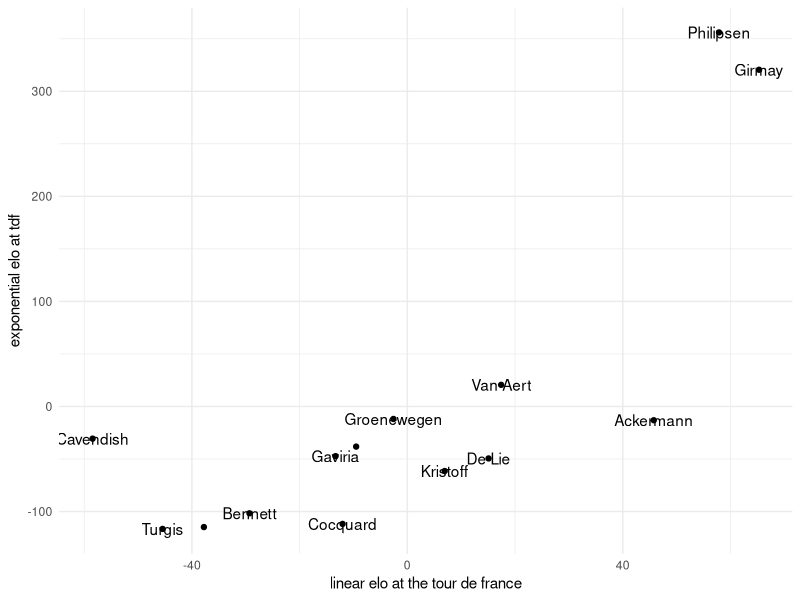
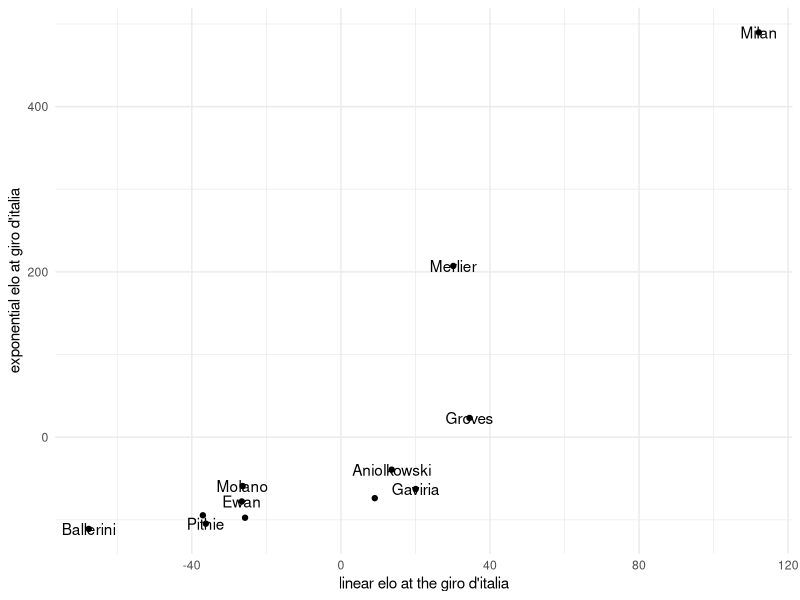

The R script that drew these images, in order:
#Goal: Elo for sprinters in tdf 2024


#step 1: get dataset with all proper sprinters in tdf and all their sprint results

library(readr)
headtohead <- read_csv("tdf_headtohead.csv")
giro_h2h <-read_csv("giro_headtohead.csv")

#step 2: do the elo process

num_riders <- function(rider_vector){
  return (length(rider_vector))
}

#finds the expected score of a rider based on their
ex_score <- function(elo_vector, rider){
  sum <- 0 
  rider_elo <- elo_vector[rider]
  num_riders <- num_riders(elo_vector)
  for (i in 1:num_riders){
    if(i != rider){
      h2hscore <- 1/(1+10^((elo_vector[i]-rider_elo)/400))
      sum = sum + h2hscore
    }
  }
  ex_score <- (2*sum)/(num_riders*(num_riders-1))
  return(ex_score)
}

#setting up the values for each place (can change scaling)
linear_score_vector <- function(num){
  score_values <- vector(length=num)
  for (i in 1:num){
    score <- 2*(num-i)/(num*(num-1))
    score_values[i]<-score
  }
  return (score_values)
}

exponential_score_vector <- function(num, alpha){
  score_values <- vector(length = num)
  for (i in 1:num){
    denominator <- 0
    for (n in 1:num){
      denominator <- denominator + alpha^(num-n)-1
    }
    score <- (alpha^(num-i)-1)/(denominator)
    score_values[i]<-score
  }
  return (score_values)
}

update <- function(scoring_vector, elo_vector, stage_vector, rider){
  actual_result <- scoring_vector[stage_vector[rider]]
  expected_result <- ex_score(elo_vector, rider)
  updated_elo = elo_vector[rider] + 20*(num_riders(elo_vector)-1)*(actual_result-expected_result)
  return (updated_elo)
}

elo <- function(df, scoring_vector){
  rider_vector <- unlist(df[1])
  elo_vector <- unlist(df[ncol(df)])
  num_riders <- num_riders(elo_vector)
  for (x in 2:(ncol(df)-1)){
    updated_elo <- vector(length=num_riders)
    stage <- unlist(df[x])
    for (i in 1:num_riders){
      rider_elo <- update(scoring_vector, elo_vector, stage, i)
      updated_elo[i] <- rider_elo
    }
    elo_vector <- updated_elo
  }
  return (updated_elo)
}

scores_14 <- linear_score_vector(14)
scores_12 <- linear_score_vector(12)

exp_2_14 <- exponential_score_vector(14, 2)
exp_2_12 <- exponential_score_vector(12, 2)

rider_elo_tdf <- elo(headtohead,scores_14)
rider_elo_exp2_tdf <- elo(headtohead,exp_2_14)
rider_elo_tdf_df <- data.frame(headtohead$...1,rider_elo_tdf,rider_elo_exp2_tdf)

rider_elo_giro <- elo(giro_h2h,scores_12)
rider_elo_exp2_giro <- elo(giro_h2h,exp_2_12)
rider_elo_giro_df <- data.frame(giro_h2h$...1,rider_elo_giro,rider_elo_exp2_giro)


#plotting 

library(ggplot2)
tdf <- ggplot(data = rider_elo_tdf_df, aes(x=rider_elo_tdf,y=rider_elo_exp2_tdf)) +
  geom_point() +
  geom_text(label=rider_elo_tdf_df$headtohead....1,check_overlap = TRUE) +
  labs(x="linear elo at the tour de france", y="exponential elo at tdf") +
  theme_minimal() 
tdf

giro <- ggplot(data = rider_elo_giro_df, aes(x=rider_elo_giro,y=rider_elo_exp2_giro)) +
  geom_point() +
  geom_text(label=rider_elo_giro_df$giro_h2h....1,check_overlap = TRUE) +
  labs(x="linear elo at the giro d'italia", y="exponential elo at giro d'italia") +
  theme_minimal() 
giro



